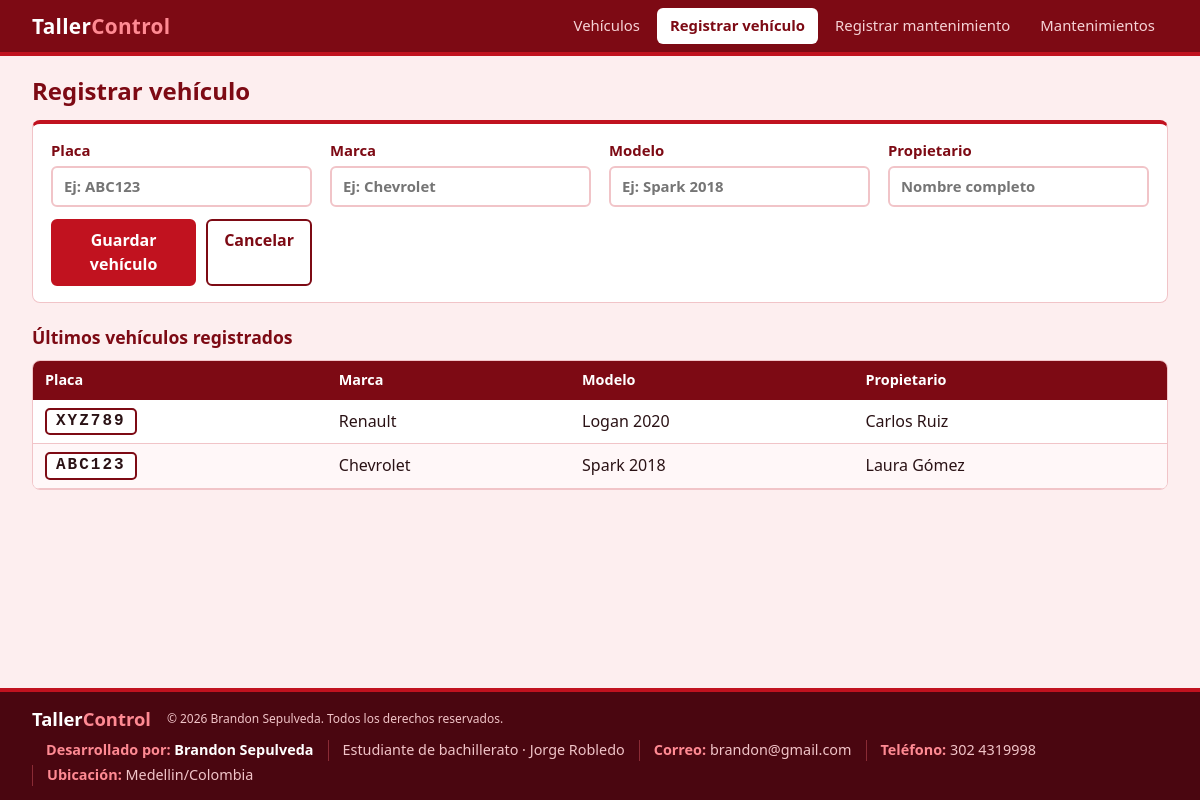
/vehiculo_nuevo.php, run on the app's committed database.
### tables this page shows
CREATE TABLE IF NOT EXISTS vehiculos (
  id          INT AUTO_INCREMENT PRIMARY KEY,
  placa       VARCHAR(10)  NOT NULL UNIQUE,
  marca       VARCHAR(50)  NOT NULL,
  modelo      VARCHAR(50)  NOT NULL,
  propietario VARCHAR(100) NOT NULL
);

### includes/conexion.php (called while the page is built, shortened)
<?php
function e($texto) {
    return htmlspecialchars($texto, ENT_QUOTES, 'UTF-8');
}

### vehiculo_nuevo.php (the view, shortened to what this page needs)
<?php
require 'includes/conexion.php';
$placa = $marca = $modelo = $propietario = '';
$recientes = $pdo->query('SELECT placa, marca, modelo, propietario FROM vehiculos ORDER BY id DESC LIMIT 5')->fetchAll();
require 'includes/header.php';
?>
<h1>Registrar vehículo</h1>
<form method="post" class="formulario">
  <label>Placa
    <input type="text" name="placa" value="<?= e($placa) ?>" maxlength="10" placeholder="Ej: ABC123" required>
  </label>
  <label>Marca
    <input type="text" name="marca" value="<?= e($marca) ?>" maxlength="50" placeholder="Ej: Chevrolet" required>
  </label>
  <label>Modelo
    <input type="text" name="modelo" value="<?= e($modelo) ?>" maxlength="50" placeholder="Ej: Spark 2018" required>
  </label>
  <label>Propietario
    <input type="text" name="propietario" value="<?= e($propietario) ?>" maxlength="100" placeholder="Nombre completo" required>
  </label>
  <div class="acciones">
    <button type="submit" class="boton">Guardar vehículo</button>
    <a class="boton secundario" href="index.php">Cancelar</a>
  </div>
</form>
<?php if ($recientes): ?>
  <h2>Últimos vehículos registrados</h2>
  <div class="tabla-caja">
    <table>
      <thead><tr><th>Placa</th><th>Marca</th><th>Modelo</th><th>Propietario</th></tr></thead>
      <tbody>
        <?php foreach ($recientes as $r): ?>
          <tr>
            <td><span class="placa"><?= e($r['placa']) ?></span></td>
            <td><?= e($r['marca']) ?></td>
            <td><?= e($r['modelo']) ?></td>
            <td><?= e($r['propietario']) ?></td>
          </tr>
        <?php endforeach; ?>
      </tbody>
    </table>
  </div>
<?php endif; ?>
<?php require 'includes/footer.php'; ?>

### css/estilos.css (style rules this page uses)
:root { --rojo: #C1121F; --rojo-oscuro: #7D0A14; --rojo-profundo: #4A0610; --rosa: #FDEEEF; --rosa-borde: #F1C4C8; --texto: #2A1215; --blanco: #FFFFFF; }
* { box-sizing: border-box; }
body { margin: 0; min-height: 100vh; display: flex; flex-direction: column; font-family: "Segoe UI", Tahoma, Arial, sans-serif; background: var(--rosa); color: var(--texto); line-height: 1.45; }
h1 { color: var(--rojo-oscuro); font-size: 1.5rem; margin: 0 0 12px; }
h2 { color: var(--rojo-oscuro); font-size: 1.1rem; margin: 22px 0 10px; }
.boton { display: inline-block; background: var(--rojo); color: var(--blanco); border: 2px solid var(--rojo); border-radius: 6px; padding: 8px 16px; font: inherit; font-weight: 600; text-decoration: none; cursor: pointer; }
.boton.secundario { background: transparent; color: var(--rojo-oscuro); border-color: var(--rojo-oscuro); }
.formulario { display: grid; grid-template-columns: repeat(auto-fit, minmax(220px, 1fr)); gap: 12px 18px; align-items: end; background: var(--blanco); border: 1px solid var(--rosa-borde); border-top: 4px solid var(--rojo); border-radius: 8px; padding: 16px 18px; }
.formulario label { display: block; font-weight: 600; color: var(--rojo-oscuro); font-size: .93rem; }
.formulario input, .formulario select, .buscador input { display: block; width: 100%; margin-top: 4px; padding: 8px 11px; border: 2px solid var(--rosa-borde); border-radius: 6px; font: inherit; color: var(--texto); background: var(--blanco); }
.acciones { display: flex; gap: 10px; }
.tabla-caja { background: var(--blanco); border: 1px solid var(--rosa-borde); border-radius: 8px; overflow-x: auto; }
table { width: 100%; border-collapse: collapse; min-width: 720px; }
th { background: var(--rojo-oscuro); color: var(--blanco); text-align: left; padding: 9px 12px; font-size: .9rem; }
td { padding: 8px 12px; border-bottom: 1px solid var(--rosa-borde); vertical-align: middle; }
tbody tr:nth-child(even) { background: #FFF7F8; }
.placa { display: inline-block; background: var(--blanco); color: var(--texto); border: 2px solid var(--rojo-oscuro); border-radius: 5px; padding: 0 9px; font-family: Consolas, "Courier New", monospace; font-weight: 800; letter-spacing: 2px; }

### data on the page
vehiculos: placa "XYZ789", marca "Renault", modelo "Logan 2020", propietario "Carlos Ruiz"
vehiculos: placa "ABC123", marca "Chevrolet", modelo "Spark 2018", propietario "Laura Gómez"

### other printed values
$config['autor'] "Brandon Sepulveda"
$etiqueta "Desarrollado por"
$valor "Brandon Sepulveda"
$valor "Estudiante de bachillerato · Jorge Robledo"
$etiqueta "Correo"
$valor "brandon@gmail.com"
$etiqueta "Teléfono"
$valor "302 4319998"
$etiqueta "Ubicación"
$valor "Medellin/Colombia"
